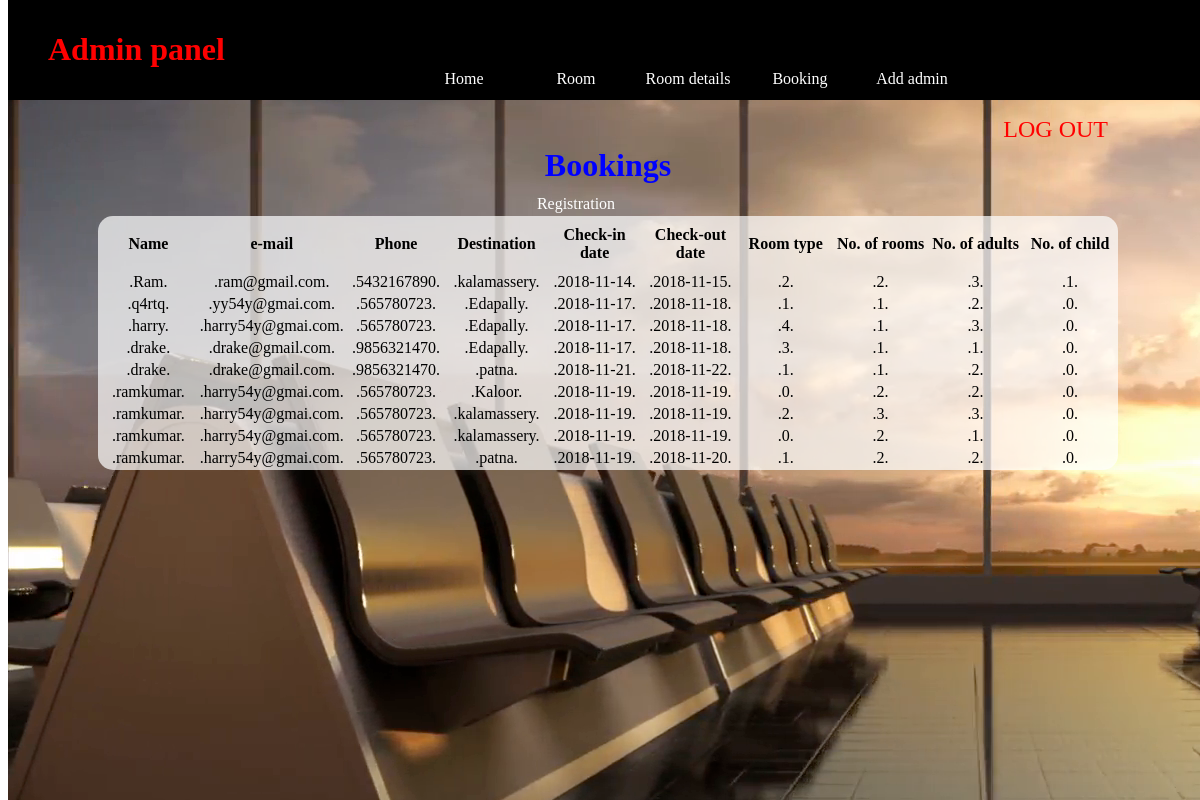
The app's page /Admin/booking.php (signed in) with its own data.
### tables this page shows
CREATE TABLE IF NOT EXISTS `booking` (
  `id` int(11) NOT NULL AUTO_INCREMENT,
  `name` varchar(46) NOT NULL,
  `phone` varchar(46) NOT NULL,
  `email` varchar(46) NOT NULL,
  `destination` varchar(46) NOT NULL,
  `cindate` varchar(46) NOT NULL,
  `coutdate` varchar(46) NOT NULL,
  `roomtype` varchar(46) NOT NULL,
  `room` varchar(46) NOT NULL,
  `adults` varchar(46) NOT NULL,
  `child` varchar(46) NOT NULL,
  PRIMARY KEY (`id`)
);

### Admin/booking.php (the view, shortened to what this page needs)
<?php
include("connection.php");
?>
<!DOCTYPE html>
<html>
<head>
	<link rel="stylesheet" type="text/css" href="css/styles.css">
</head>
<body>
	<div id="full">
		<div style="background-image: url('images/booking.png'); width: 100%; height: 100%; position: fixed;">
			<div id="header">
				<div id="logo">
					<h1><a href="index.php" style="text-decoration: none; color: red; padding: 30px;">Admin panel</a></h1>
				</div>
				<div id="nav">
					<ul>
						<li><a id="head_list" href="index.php">Home</a></li>
						<li><a id="head_list" href="room.php">Room Registration</a></li>
						<li><a id="head_list" href="rd.php">Room details</a></li>
						<li><a id="head_list" href="booking.php">Booking</a></li>
						<li><a id="head_list" href="addAdmin.php">Add admin</a></li>
					</ul>
				</div>
			</div>
			<br><br><br><br><br><br>
			<a style="color: red; float: right; margin-right: 100px; font-size: 18pt; text-decoration: none;" href="logout.php">LOG OUT</a>
			<h1 style="color: blue; text-align: center;">Bookings</h1>
			<center>
				<div id="banner" style="width: 85%">
					<table>
						<tbody>
							<tr>
								<th width="10%" height="50px">Name</th>
								<th width="10%" height="50px">e-mail</th>
								<th width="10%" height="50px">Phone</th>
								<th width="10%" height="50px">Destination</th>
								<th width="10%" height="50px">Check-in date</th>
								<th width="10%" height="50px">Check-out date</th>
								<th width="10%" height="50px">Room type</th>
								<th width="10%" height="50px">No. of rooms</th>
								<th width="10%" height="50px">No. of adults</th>
								<th width="10%" height="50px">No. of child</th>
							</tr>
							<?php
								$qry="SELECT * FROM booking";
								$result=mysqli_query($a,$qry);
								while ($fetched=mysqli_fetch_array($result)) {
									echo "<tr>";
									echo "<td>".$fetched['name']."</td>";
									echo "<td>".$fetched['email']."</td>";
									echo "<td>".$fetched['phone']."</td>";
									echo "<td>".$fetched['destination']."</td>";
									echo "<td>".$fetched['cindate']."</td>";
									echo "<td>".$fetched['coutdate']."</td>";
									echo "<td>".$fetched['roomtype']."</td>";
									echo "<td>".$fetched['room']."</td>";
									echo "<td>".$fetched['adults']."</td>";
									echo "<td>".$fetched['child']."</td>";
									echo "</tr>";
						}
							?>
						</tbody>
					</table>
				</div>
			</center>
		</div>
	</div>
</body>
</html>

### Admin/css/styles.css (style rules this page uses)
#full { width: 100%; height: auto; }
#header { width: 100%; height: 100px; background: black; position: fixed; top: 0; }
#logo { width: 30%; height: 100px; float: left; }
#nav { width: 70%; height: 100px; float: left; }
ul li { list-style: none; float: left; width: 14%; height: 50px; line-height: 125px; text-align: center; }
#head_list { text-decoration: none; color: white; }
h1 { padding: 10px; color: red; }
tr { text-align: center; }
#banner { background-color: rgba(255,255,255,0.7); width: 40%; align-self: auto; border-radius: 15px; }

### records on screen
booking: name ".Ram.", email ".ram@gmail.com.", phone ".5432167890.", destination ".kalamassery.", cindate ".2018-11-14.", coutdate ".2018-11-15.", roomtype ".2.", room ".2.", adults ".3.", child ".1."
booking: name ".q4rtq.", email ".yy54y@gmai.com.", phone ".565780723.", destination ".Edapally.", cindate ".2018-11-17.", coutdate ".2018-11-18.", roomtype ".1.", room ".1.", adults ".2.", child ".0."
booking: name ".harry.", email ".harry54y@gmai.com.", phone ".565780723.", destination ".Edapally.", cindate ".2018-11-17.", coutdate ".2018-11-18.", roomtype ".4.", room ".1.", adults ".3.", child ".0."
booking: name ".drake.", email ".drake@gmail.com.", phone ".9856321470.", destination ".Edapally.", cindate ".2018-11-17.", coutdate ".2018-11-18.", roomtype ".3.", room ".1.", adults ".1.", child ".0."
booking: name ".drake.", email ".drake@gmail.com.", phone ".9856321470.", destination ".patna.", cindate ".2018-11-21.", coutdate ".2018-11-22.", roomtype ".1.", room ".1.", adults ".2.", child ".0."
booking: name ".ramkumar.", email ".harry54y@gmai.com.", phone ".565780723.", destination ".Kaloor.", cindate ".2018-11-19.", coutdate ".2018-11-19.", roomtype ".0.", room ".2.", adults ".2.", child ".0."
booking: name ".ramkumar.", email ".harry54y@gmai.com.", phone ".565780723.", destination ".kalamassery.", cindate ".2018-11-19.", coutdate ".2018-11-19.", roomtype ".2.", room ".3.", adults ".3.", child ".0."
booking: name ".ramkumar.", email ".harry54y@gmai.com.", phone ".565780723.", destination ".kalamassery.", cindate ".2018-11-19.", coutdate ".2018-11-19.", roomtype ".0.", room ".2.", adults ".1.", child ".0."
booking: name ".ramkumar.", email ".harry54y@gmai.com.", phone ".565780723.", destination ".patna.", cindate ".2018-11-19.", coutdate ".2018-11-20.", roomtype ".1.", room ".2.", adults ".2.", child ".0."
